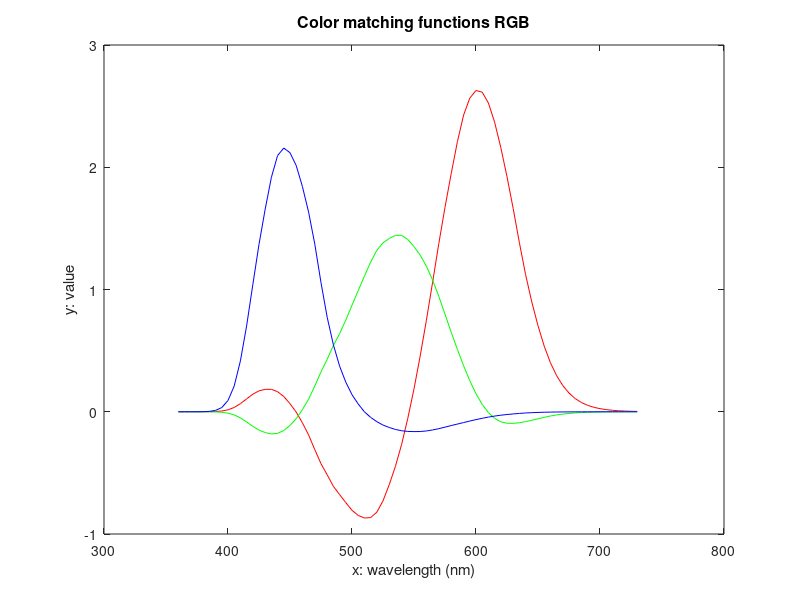
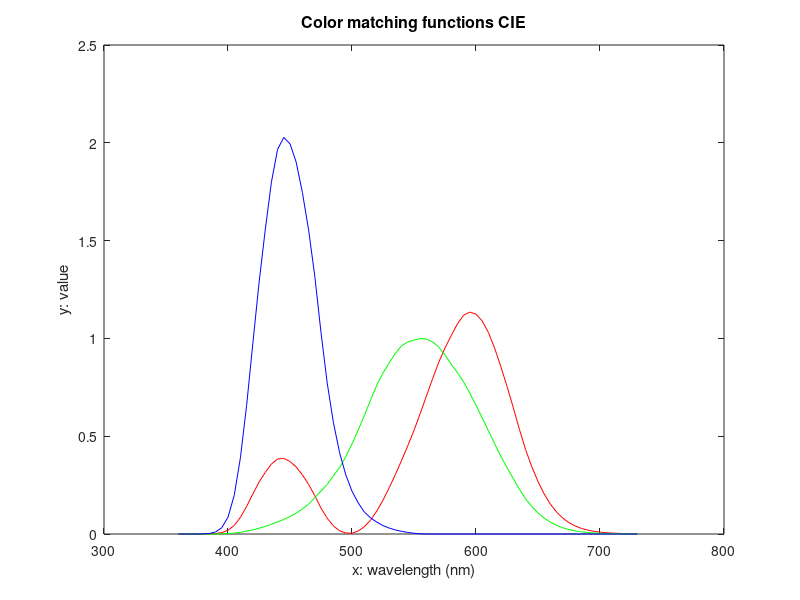
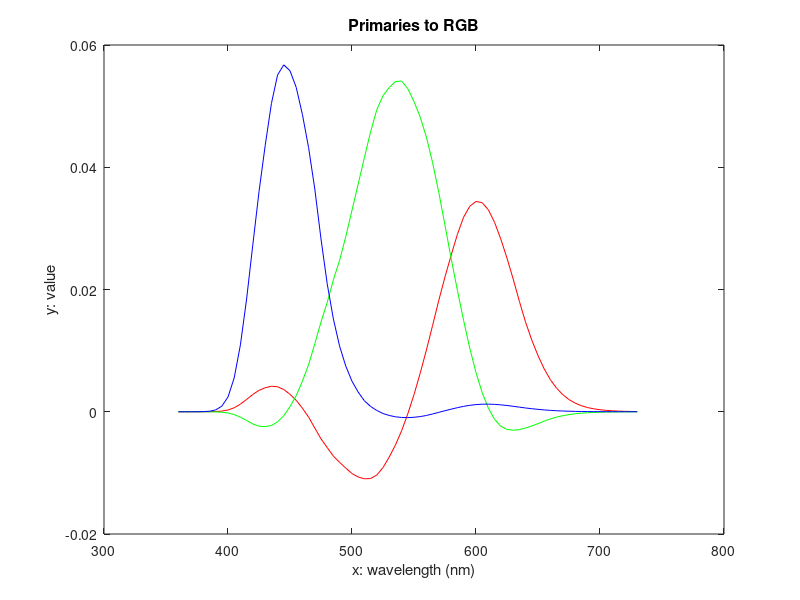
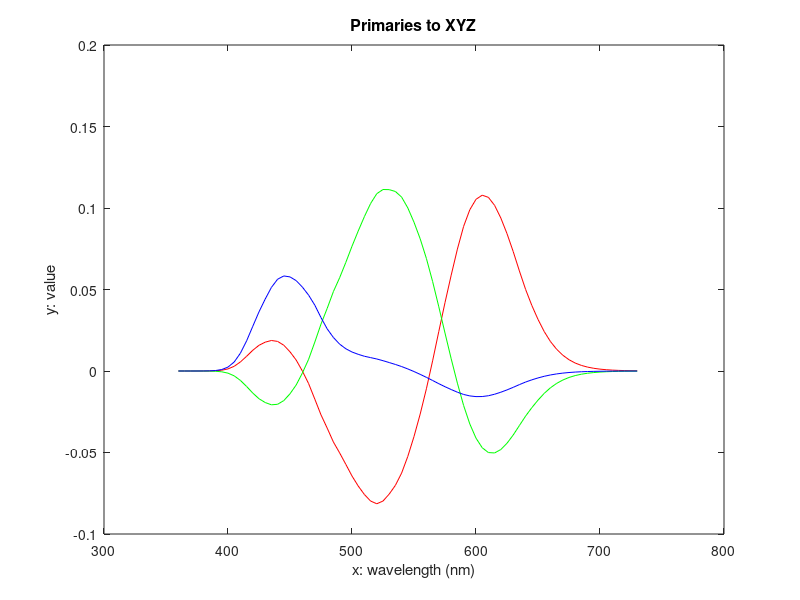

These charts were generated, in order, by the following MATLAB code:
function pset3main

LMS_File = load('LMSResponse.mat');
CIE_File = load('CIEMatch.mat');
T_File = load('CIE2RGB.mat');

%Problem 1a(i)
RGBMatch = T_File.T*CIE_File.CIEMatch;
%Problem 1a(ii)
P_RGB = pinv(RGBMatch);
%Problem 1a(iii)
P_XYZ = pinv(CIE_File.CIEMatch);
%Problem 1b
LMS_File.LMSResponse(isnan(LMS_File.LMSResponse)) = 0;
P_LMSR = pinv(LMS_File.LMSResponse);

%RBG extract from matrices
r1 = RGBMatch(1,:);
g1 = RGBMatch(2,:);
b1 = RGBMatch(3,:);

r2 = CIE_File.CIEMatch(1,:);
g2 = CIE_File.CIEMatch(2,:);
b2 = CIE_File.CIEMatch(3,:);

r3 = P_RGB(:,1);
g3 = P_RGB(:,2);
b3 = P_RGB(:,3);

r4 = P_XYZ(:,1);
g4 = P_XYZ(:,2);
b4 = P_XYZ(:,3);

r5 = P_LMSR(:,1);
g5 = P_LMSR(:,2);
b5 = P_LMSR(:,3);

%Wavelength range
x = 360:5:730;

figure
plot(x,r1, 'r'); hold on;
plot(x,g1, 'g'); hold on;
plot(x,b1, 'b'); hold on;
xlabel('x: wavelength (nm)');
ylabel('y: value');
title('\fontsize{16}Color matching functions RGB');

figure
plot(x,r2, 'r'); hold on;
plot(x,g2, 'g'); hold on;
plot(x,b2, 'b'); hold on;
xlabel('x: wavelength (nm)');
ylabel('y: value');
title('\fontsize{16}Color matching functions CIE');

figure
plot(x,r3, 'r'); hold on;
plot(x,g3, 'g'); hold on;
plot(x,b3, 'b'); hold on;
xlabel('x: wavelength (nm)');
ylabel('y: value');
title('\fontsize{16}Primaries to RGB');

figure
plot(x,r4, 'r'); hold on;
plot(x,g4, 'g'); hold on;
plot(x,b4, 'b'); hold on;
xlabel('x: wavelength (nm)');
ylabel('y: value');
title('\fontsize{16}Primaries to XYZ');

figure
plot(x,r5, 'r'); hold on;
plot(x,g5, 'g'); hold on;
plot(x,b5, 'b'); hold on;
xlabel('x: wavelength (nm)');
ylabel('y: value');
title('\fontsize{16}Primaries to LMSR');
